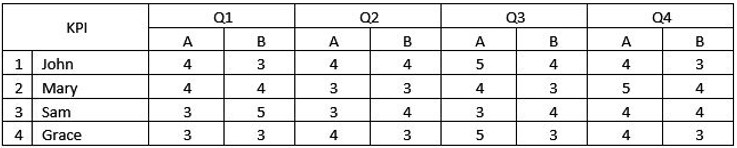
#> input picture Table.JPG, 737 x 148 px
$ jupyter execute test_question1.ipynb   (shell and % lines are left out)   (older library calls are emulated)
#> lines starting #> are read from the running program, lines starting #| are printed output that depends on the picture; after the words box and inside, x2 and y2 are one past the last pixel; in counts of white or black regions, pixels touching at a corner belong together
# Import Libraries

[cell 1]
import cv2
import numpy as np
from matplotlib import pyplot as plt

# Import raw file & convert to grayscale
Reduce information for each pixel

[cell 2]
src = "Table.JPG"
img = cv2.imread(src, cv2.IMREAD_GRAYSCALE)
#> img is the input picture: shape (148, 737); min 0, max 255, mean 230.8

height, width = img.shape
#> height = 148; width = 737
dpi_rand = 300
plt.figure(figsize=(width*3/dpi_rand, height*3/dpi_rand), dpi=dpi_rand)
plt.imshow(img,cmap='Greys_r')
plt.show()

# Convert Grayscale to Binary
Convert grayscale to binary based on thresholding algorithm

[cell 3]
_, bw = cv2.threshold(img, 127, 255, cv2.THRESH_BINARY)
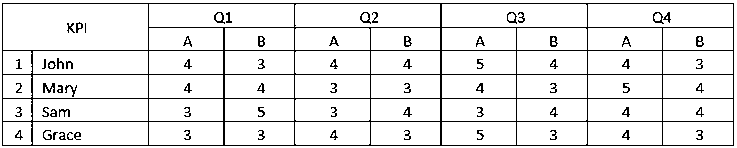
#> bw: shape (148, 737); 91.6% white; black in thin lines or dots

height, width = bw.shape
dpi_rand = 300
plt.figure(figsize=(width*3/dpi_rand, height*3/dpi_rand), dpi=dpi_rand)
plt.imshow(bw,cmap='Greys_r')
plt.show()

# Find Contour Using Binary Image
2 Contour Feature Extraction are used:
1. Contour Approximation whereby vertices = 4
2. Contour Perimeter whereby perimeter more than 80 but less than 1000

[cell 4]
_, contours, _ = cv2.findContours(bw, cv2.RETR_TREE, cv2.CHAIN_APPROX_SIMPLE)
#> contours = 177 contours, 37 with area under 20; largest, box (x1, y1, x2, y2) and area: (0, 0, 737, 148) 108192, (1, 2, 735, 147) 105550, (3, 4, 148, 50) 6480, (588, 4, 733, 27) 3168, (149, 4, 294, 27) 3168
boxes = list()
for contour in contours:
    epsilon = 0.001 * cv2.arcLength(contour, True)
    approx = cv2.approxPolyDP(contour, epsilon, True)
    if len(approx) == 4 and 80< cv2.arcLength(contour, True) <1000:
        boxes.append(approx)
#> this loop made 177 passes
#> epsilon on passes 4, 6, 7: 0.0506, 0.0336, 0.00883
#> after the loop, boxes = 40 contours; largest, box (x1, y1, x2, y2) and area: (3, 4, 148, 50) 6480, (588, 4, 733, 27) 3168, (149, 4, 294, 27) 3168, (33, 122, 148, 145) 2508, (33, 75, 148, 98) 2508

print("Number of detected boxes: {}".format(len(boxes)))
#| Number of detected boxes: 40

# Plot Detected Boxes

[cell 5]
img = cv2.imread(src, cv2.IMREAD_ANYCOLOR)
for box in boxes:
    cv2.drawContours(img, [box], 0, (0,255,0), 1)
#> this loop made 40 passes
#> box on passes 1 to 12: [[663, 122], [663, 144], [732, 144], [732, 122]], [[588, 122], [588, 144], [661, 144], [661, 122]], [[442, 122], [442, 144], [515, 144], [515, 122]], [[371, 122], [371, 144], [439, 144], [439, 122]], [[225, 122], [225, 144], [293, 144], [293, 122]], [[149, 122], [149, 144], [222, 144], [222, 122]], [[33, 122], [33, 144], [147, 144], [147, 122]], [[663, 99], [663, 120], [732, 120], [732, 99]], [[588, 99], [588, 120], [661, 120], [661, 99]], [[442, 99], [442, 120], [515, 120], [515, 99]], [[371, 99], [371, 120], [439, 120], [439, 99]], [[225, 99], [225, 120], [293, 120], [293, 99]]
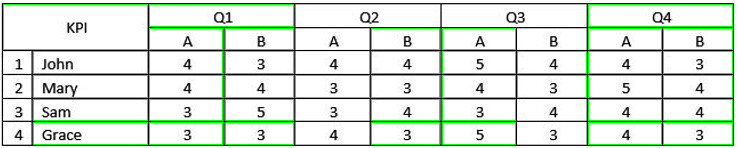
#> img: shape (148, 737, 3); 7.54% of pixels changed, all inside (x1, y1, x2, y2) = (3, 4, 733, 145)


height, width, channels = img.shape
#> channels = 3
dpi_rand = 300
plt.figure(figsize=(width*3/dpi_rand, height*3/dpi_rand), dpi=dpi_rand)
plt.imshow(img)
plt.show()
